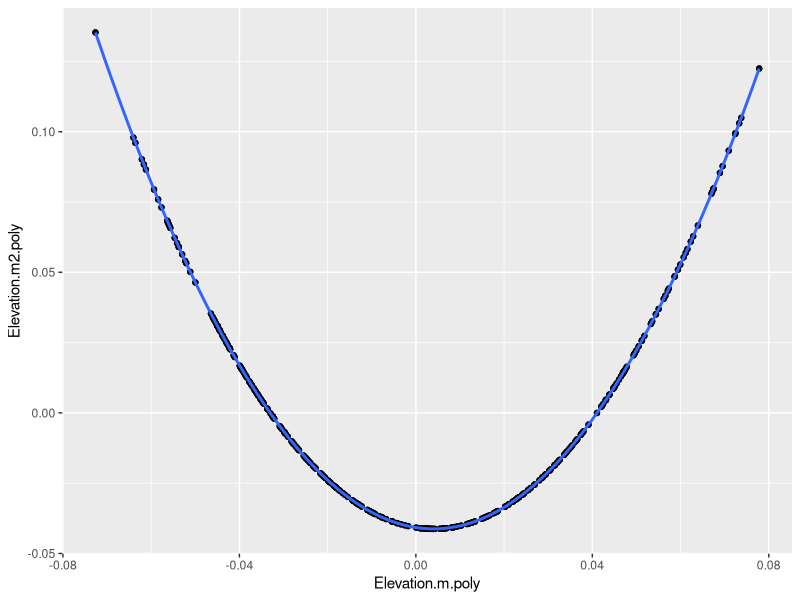
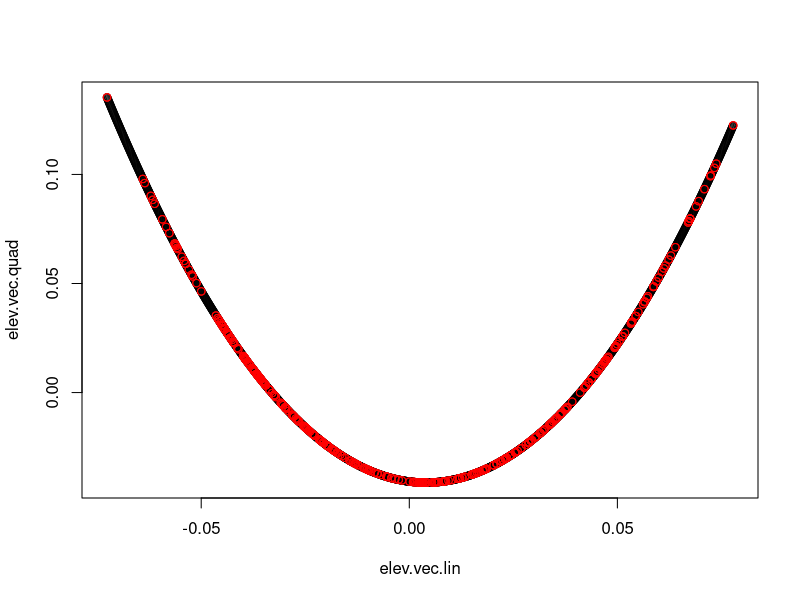
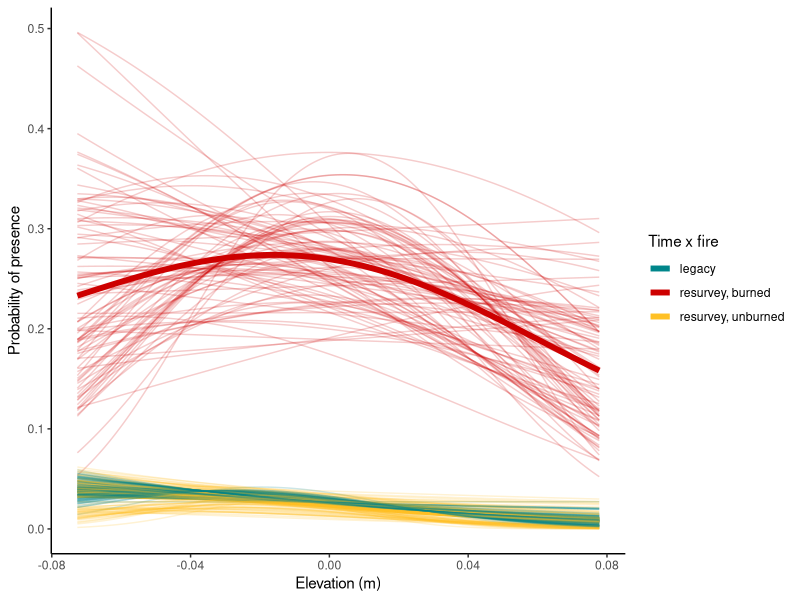
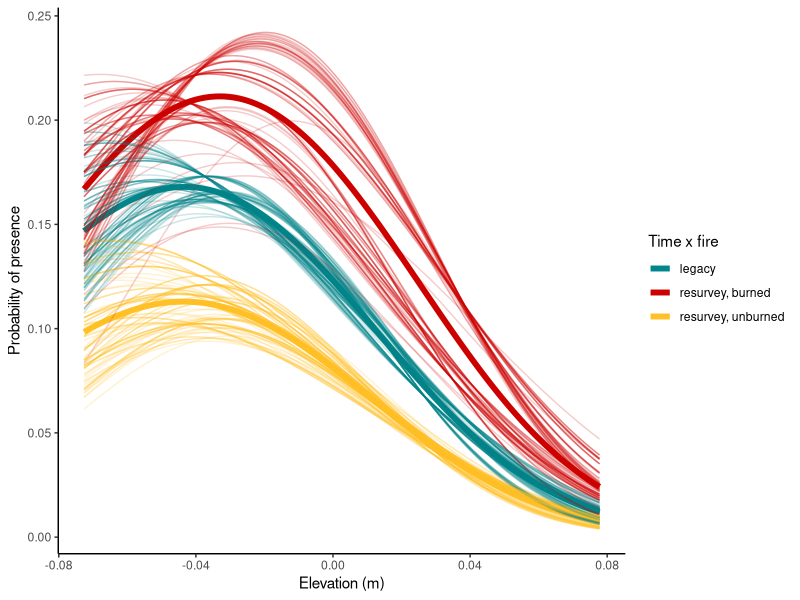
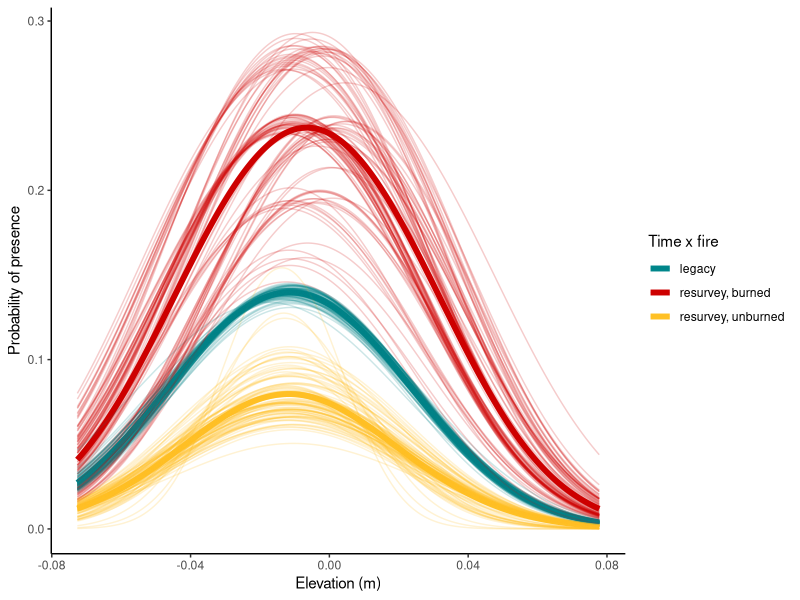
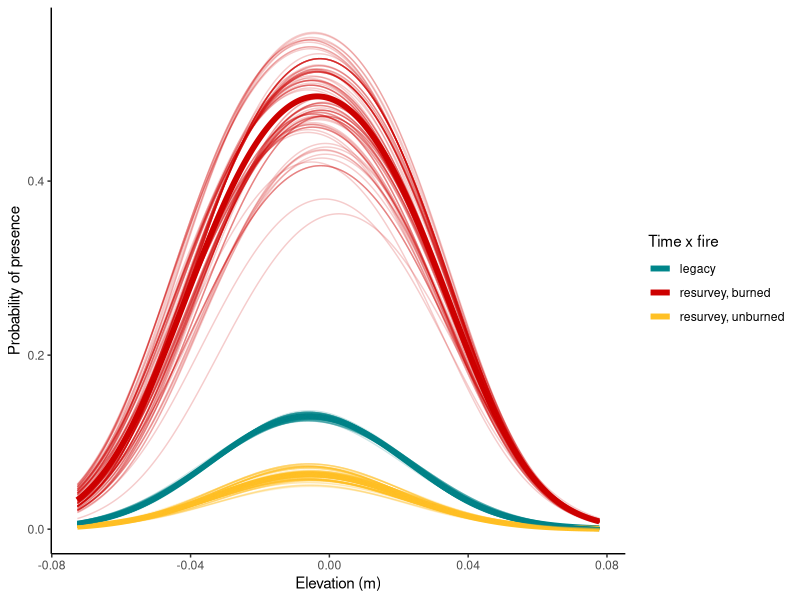
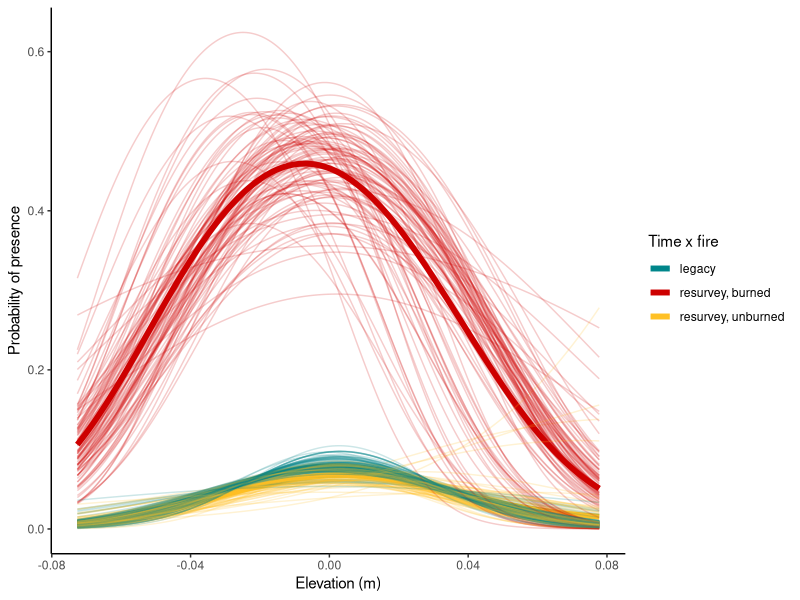
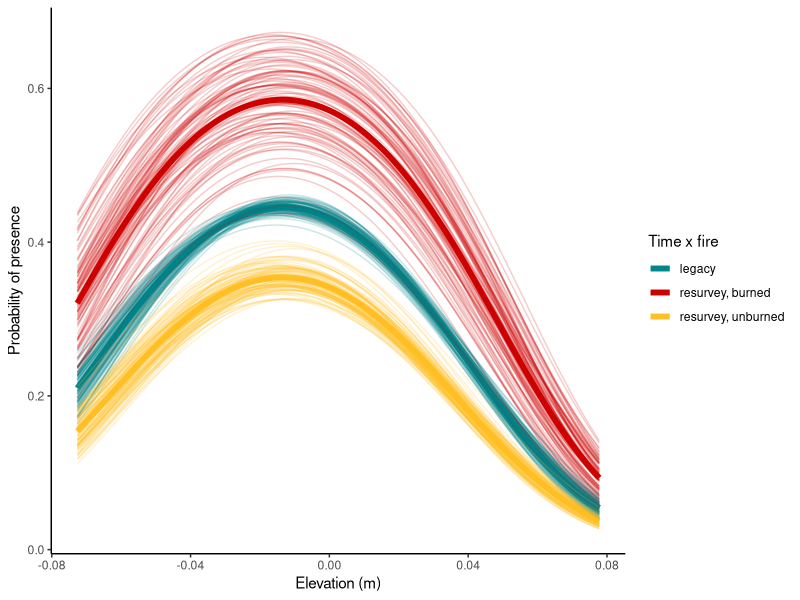

Recreate these plots in R, in order. (Note: a time limit stopped this script after it produced the figures.)
# Created: Feb. 16, 2021
# Modified: Apr. 23, 2021
# This script visualizes model-averaged predictions for each rarefied dataset

library(tidyverse)

#### read in and prepare tables of coefficients

# coefficients from all top models for each rarefied dataset that ran without warnings
# these models use the poly() formulaton for orthogonal elevation^2 terms
coeff.ALLDAT <- read.csv("data/3b_new_coefficients.csv", header = TRUE)

# filter to just model average for each rarefied dataset
coeff.avgs <- coeff.ALLDAT %>% filter(Type=="Avg") # now we have 100 model averages per species (or, <100 for the species for which some rarefied datasets threw warnings?)

# split into species modeled with fire vs without
coeffs.fire <- coeff.avgs %>% filter(Fire.Included=="Yes")
coeffs.nofire <- coeff.avgs %>% filter(Fire.Included=="No")

#### species lists

## good spp - fire (n=7)
#"ACMI", "CEVE", "EPAN", "PAMY"
#"ARUV" (but based on 98 datasets without warnings)
#"CARU" (but 21 datasets meet criterion for no fire)
#"VAME" (but cannot run most complex model)species.list.fire <- coeffs.fire %>% 

## good spp - no fire (n=29)
#"ACCI", "ACGL", "ATFI", "CHUM", "CLUN", "COCA", "GASH", "GOOB", "GYDR", "LIBO", "MANE", "MEFE", "OPHO", "POMU", "PTAQ", "RUPA", "RUPE", "RUSP", "SOSI", "TITR", "VASI"
#"AMAL" (but based on 98 datasets without warnings)
#"CAME" (but based on 74 datasets without warnings)
#"GAOV" (but based on 99 datasets without warnings)
#"HIAL" (but based on 99 datasets without warnings)
#"HODI" (but cannot run most complex model)
#"RULA" (but based on 99 datasets without warnings)
#"SPBE" (but 35 datasets meet criterion for fire)
#"TRBO" (but based on 70 datasets without warnings)

## bad spp (n=6)
#"COST", "LUPE", "PHEM", "RHAL", "VAAL", "VADE"

species.list.fire <- coeffs.fire %>% 
  group_by(Species) %>% 
  summarise(Species=first(Species))

species.list.nofire <- coeffs.nofire %>% 
  group_by(Species) %>% 
  summarise(Species=first(Species))


#### elevation vector for multiplying by coefficients
# needs to be in poly-transformed units

# exploring to determine what poly-tranformed values should be
dat <- read_csv("data/3c_transformed_polynomials.csv")

# relationship between quadratic and linear terms in poly-transformed units is a perfect quadratic
ggplot(data=dat, aes(x=Elevation.m.poly, y=Elevation.m2.poly)) +
  geom_point() +
  geom_smooth(method="lm", formula= y~poly(x,2))

# quadratic function is given by this model
poly.mod <- lm(Elevation.m2.poly ~ Elevation.m.poly + I(Elevation.m.poly^2), data=dat)

# linear vector
# range based on min/max values in dat$Elevation.m.poly
elev.vec.lin = as.numeric(seq(min(dat$Elevation.m.poly), max(dat$Elevation.m.poly), by=0.0001)) 

# quadratic vector
elev.vec.quad = poly.mod$coefficients[1] + 
  elev.vec.lin*poly.mod$coefficients[2] + 
  elev.vec.lin*elev.vec.lin*poly.mod$coefficients[3]
plot(elev.vec.quad ~ elev.vec.lin) + 
  points(dat$Elevation.m.poly, dat$Elevation.m2.poly, col="red") #ok! we have linear and quadratic elevation vectors that match what the models are using


#### other prep work
# empty matrices for writing best-fit lines into
pred.leg.reps = matrix(nrow=length(elev.vec.lin),ncol=100)
pred.res.unburn.reps = matrix(nrow=length(elev.vec.lin),ncol=100)
pred.res.burn.reps = matrix(nrow=length(elev.vec.lin),ncol=100)

# function for converting predictions to 0-1 response scale
response = function(y) {
  exp(as.numeric(y))/(1+exp(as.numeric(y)))
  }
  
# color palette for fire graphs
col.pal <- c("turquoise4", "red3", "goldenrod1")

#### big loop to calculate predicted values across each rarefaction for each species
for (i in 1:dim(species.list.fire)[1]) {
  sp = as.list(species.list.fire[i,1]) 
  mods <- coeffs.fire %>% 
    filter(Species==sp) %>% 
    select(Int=Intercept, 
           Elev=Elevation.m, 
           Elev2=Elevation.m2, 
           ResurvBurn = Resurvey.Burned.fi,
           ResurvUnburn = Resurvey.Unburned.fi,
           ResurvBurnxElev = Elevation.m.Res.Burn.fi,
           ResurvBurnxElev2 = Elevation.m2.Res.Burn.fi,
           ResurvUnburnxElev = Elevation.m2.Res.Unburn.fi,
           ResurvUnburnXElev2 = Elevation.m2.Res.Unburn.fi) %>% 
    mutate_if(is.numeric, ~replace(., is.na(.), 0))
  
  for (j in 1:dim(mods)[1]) {
    pred.leg.reps[,j] = mods$Int[j] + mods$Elev[j]*elev.vec.lin + mods$Elev2[j]*elev.vec.quad
    
    pred.res.unburn.reps[,j] = mods$Int[j] + mods$Elev[j]*elev.vec.lin + mods$Elev2[j]*elev.vec.quad + mods$ResurvUnburn[j] + mods$ResurvUnburnxElev[j]*elev.vec.lin + mods$ResurvUnburnXElev2[j]*elev.vec.quad
    
    pred.res.burn.reps[,j] = mods$Int[j] + mods$Elev[j]*elev.vec.lin + mods$Elev2[j]*elev.vec.quad + mods$ResurvBurn[j] + mods$ResurvBurnxElev[j]*elev.vec.lin 
    + mods$ResurvBurnxElev2[j]*elev.vec.quad
    }
  
  t1.unburn.reps <- as.data.frame(cbind(elev.vec.lin, 'legacy', pred.leg.reps)) %>% 
    mutate(across(c(3:102), response))
  t1.unburn.reps.tall <- gather(t1.unburn.reps, "rep", "preds", 3:102) %>% 
    mutate(elev.vec.lin = as.numeric(elev.vec.lin))
  t1.unburn.summary <- t1.unburn.reps.tall %>% 
    group_by(V2, elev.vec.lin) %>% 
    summarise(mean.resp = mean(preds),
              lower.resp = unname(quantile(preds, c(0.05))),
              upper.resp = unname(quantile(preds, c(0.95))))

  t2.unburn.reps <- as.data.frame(cbind(elev.vec.lin, 'res.unburn', pred.res.unburn.reps)) %>% 
    mutate(across(c(3:102), response))
  t2.unburn.reps.tall <- gather(t2.unburn.reps, "rep", "preds", 3:102) %>% 
    mutate(elev.vec.lin = as.numeric(elev.vec.lin))
  t2.unburn.summary <- t2.unburn.reps.tall %>% 
    group_by(V2, elev.vec.lin) %>% 
    summarise(mean.resp = mean(preds),
              lower.resp = unname(quantile(preds, c(0.05))),
              upper.resp = unname(quantile(preds, c(0.95))))

  t2.burn.reps <- as.data.frame(cbind(elev.vec.lin, 'res.burn', pred.res.burn.reps)) %>% 
    mutate(across(c(3:102), response))
  t2.burn.reps.tall <- gather(t2.burn.reps, "rep", "preds", 3:102) %>% 
    mutate(elev.vec.lin = as.numeric(elev.vec.lin))
  t2.burn.summary <- t2.burn.reps.tall %>% 
    group_by(V2, elev.vec.lin) %>% 
    summarise(mean.resp = mean(preds),
              lower.resp = unname(quantile(preds, c(0.05))),
              upper.resp = unname(quantile(preds, c(0.95))))

  graph.dat.tall <- bind_rows(t1.unburn.reps.tall, t2.unburn.reps.tall, t2.burn.reps.tall)  

  graph.dat.means <- bind_rows(t1.unburn.summary, t2.unburn.summary, t2.burn.summary) %>% 
    mutate(preds = mean.resp)

  gg <- ggplot(graph.dat.means, aes(x = elev.vec.lin, y = preds, color = V2)) + 
    geom_line(size=2) +
    geom_line(data=graph.dat.tall, aes(group=interaction(V2, rep), color=V2), alpha=0.2) +
    theme_classic() +
    scale_color_manual("Time x fire", values=col.pal, labels=c("legacy", "resurvey, burned", "resurvey, unburned")) +
    xlab("Elevation (m)") +
    ylab("Probability of presence")
  
  ggsave(paste("figures/model.preds_ortho_",sp,".pdf",sep=""), gg, width=5, height=5)

} 

#graph.dat <- bind_rows(t1.unburn.all, t2.unburn.all, t2.burn.all)
#graph.dat$elev.vec.lin <- as.numeric(graph.dat$elev.vec.lin)
#gg <- ggplot(graph.dat, aes(x=elev.vec.lin, y=mean.resp, color=V2)) +
#  theme_classic() +
#  xlab("Elevation (m)") +
#  ylab("Probability of presence") +
  #geom_errorbar(aes(ymin=lower.resp, ymax=upper.resp), alpha=0.05) +
#  geom_line() +
#  scale_color_manual(values=col.pal)



#### now the species without fire

# empty matrices to store predictions
pred.leg.reps = matrix(nrow=length(elev.vec.lin),ncol=100)
pred.res.reps = matrix(nrow=length(elev.vec.lin),ncol=100)

# new color palette
col.pal <- c("turquoise4", "goldenrod1")

for (i in 1:dim(species.list.nofire)[1]) {
  sp = as.list(species.list.nofire[i,1])
  mods <- coeffs.nofire %>% 
    filter(Species==sp) %>% 
    select(Int=Intercept, 
           Elev=Elevation.m, 
           Elev2=Elevation.m2, 
           Year = Data.Type.nofi,
           YearxElev = Data.Type.Elevation.m.nofi,
           YearxElev2 = Data.Type.Elevation.m2.nofi) %>% 
    mutate_if(is.numeric, ~replace(., is.na(.), 0))

  for (j in 1:dim(mods)[1]) {
    pred.leg.reps[,j] = mods$Int[j] + mods$Elev[j]*elev.vec.lin + mods$Elev2[j]*elev.vec.quad
    
    pred.res.reps[,j] = mods$Int[j]  + mods$Elev[j]*elev.vec.lin + mods$Elev2[j]*elev.vec.quad + mods$Year[j] + mods$YearxElev[j]*elev.vec.lin + mods$YearxElev2[j]*elev.vec.quad
  }
  
  t1.reps <- as.data.frame(cbind(elev.vec.lin, 'legacy', pred.leg.reps)) %>% 
    mutate(across(c(3:102), response))
  t1.reps.tall <- gather(t1.reps, "rep", "preds", 3:102) %>% 
    mutate(elev.vec.lin = as.numeric(elev.vec.lin))
  t1.summary <- t1.reps.tall %>% 
    group_by(V2, elev.vec.lin) %>% 
    summarise(mean.resp = mean(preds),
              lower.resp = unname(quantile(preds, c(0.05))),
              upper.resp = unname(quantile(preds, c(0.95))))

  t2.reps <- as.data.frame(cbind(elev.vec.lin, 'resurvey', pred.res.reps)) %>% 
      mutate(across(c(3:102), response))
  t2.reps.tall <- gather(t2.reps, "rep", "preds", 3:102) %>% 
    mutate(elev.vec.lin = as.numeric(elev.vec.lin))
  t2.summary <- t2.reps.tall %>% 
    group_by(V2, elev.vec.lin) %>% 
    summarise(mean.resp = mean(preds),
              lower.resp = unname(quantile(preds, c(0.05))),
              upper.resp = unname(quantile(preds, c(0.95))))

  graph.dat.tall <- bind_rows(t1.reps.tall, t2.reps.tall)  
  
  graph.dat.means <- bind_rows(t1.summary, t2.summary) %>% 
    mutate(preds=mean.resp)

  gg <- ggplot(graph.dat.means, aes(x = elev.vec.lin, y = preds, color = V2)) + 
    geom_line(size=2) +
    geom_line(data=graph.dat.tall, aes(group=interaction(V2, rep), color=V2), alpha=0.2) +
    theme_classic() +
    scale_color_manual("Time", values=col.pal, labels=c("legacy", "resurvey")) +
    xlab("Elevation (m)") +
    ylab("Probability of presence")
  
  ggsave(paste("figures/model.preds_ortho_",sp,".pdf",sep=""), gg, width=5, height=5)  
}
